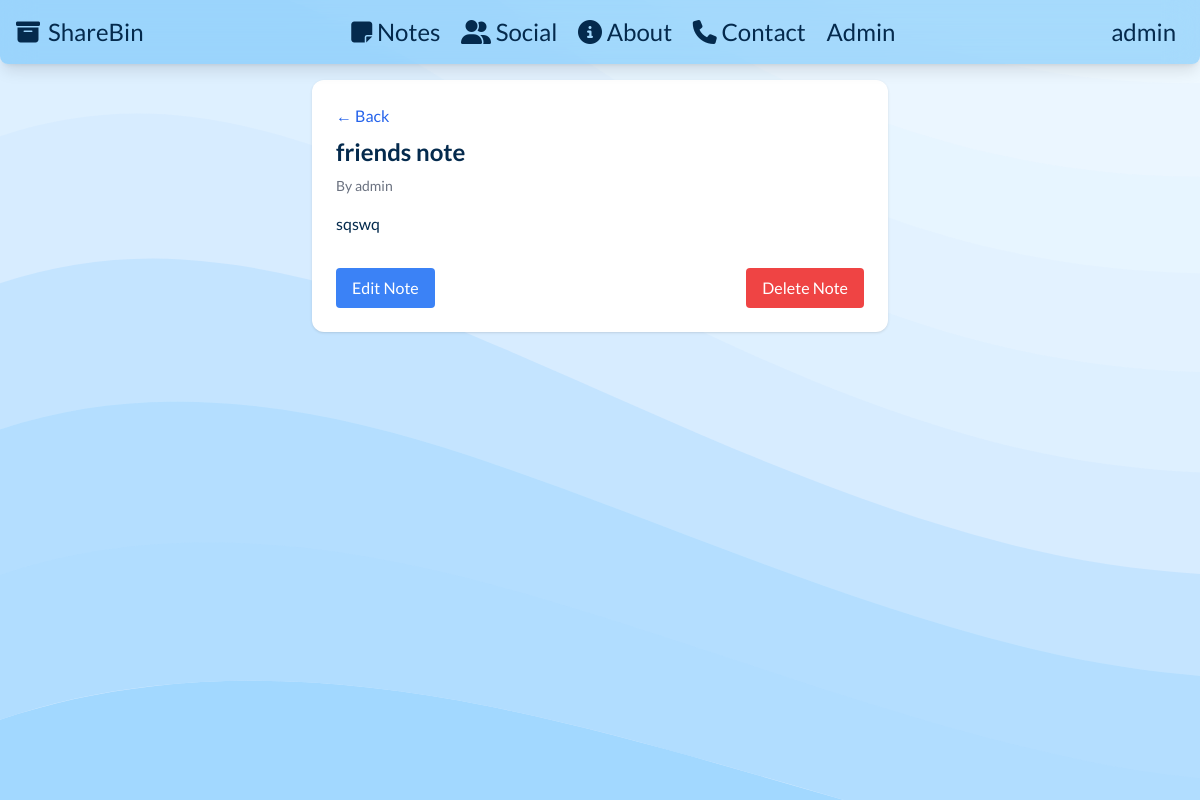
Screenshot of /note/1 (signed in) with the database file from the repository.
### tables this page shows
CREATE TABLE users (
            id INTEGER PRIMARY KEY AUTOINCREMENT,
            username TEXT,
            password TEXT,
            email TEXT,
            created_at TIMESTAMP DEFAULT CURRENT_TIMESTAMP
        );

CREATE TABLE notes (
            id INTEGER PRIMARY KEY AUTOINCREMENT,
            user TEXT,
            title TEXT,
            content TEXT,
            is_private INTEGER,
            visibility TEXT CHECK(visibility IN ('public', 'private', 'friends')),
            file_path TEXT,
            created_at TIMESTAMP DEFAULT CURRENT_TIMESTAMP
        );

### app.py (the view, shortened to what this page needs)
@app.route('/note/<int:note_id>', methods=['GET', 'POST'])
def view_note(note_id):
    conn = get_db()
    c = conn.cursor()
    c.execute("""
        SELECT n.id, n.user, n.title, n.content, n.is_private, n.visibility, n.file_path,
               n.created_at, u.username
        FROM notes n
        JOIN users u ON n.user = u.id
        WHERE n.id = ?
    """, (note_id,))
    note = c.fetchone()
    conn.close()
    user = session.get('username')
    user_id = session.get('user_id')
    if note is None:
        return "Note not found", 404
    return render_template('view_note.html', note=note, user=user, user_id=user_id)

### app.py (called while the page is built)
def get_db():
    conn = sqlite3.connect(DATABASE)
    return conn

### templates/view_note.html (shortened to what this page needs)
{% extends "base.html" %} {% block content %}
<div class="max-w-xl mx-auto bg-white p-6 rounded-xl shadow">
  <a href="/notes" class="text-blue-600 hover:underline mb-2 inline-block"
    >← Back</a
  >
  <h2 class="text-2xl font-bold mb-2">{{ note[2] }}</h2>
  <p class="text-sm text-gray-500 mb-4">By {{ note[8] }}</p>
  <div class="prose max-w-none">{{ note[3]|safe }}</div>
  {% if user == note[8] %}
  <div class="mt-4 flex flex-row justify-between">
    <a
      href="/note/{{ note[0] }}/edit"
      class="bg-blue-500 text-white px-4 py-2 rounded hover:bg-blue-600 mt-4 inline-block"
      >Edit Note</a
    >
    <form method="post" class="mt-4">
      <button
        type="submit"
        name="delete"
        class="bg-red-500 text-white px-4 py-2 rounded hover:bg-red-600"
      >
        Delete Note
      </button>
    </form>
  </div>
  {% endif %}
</div>
{% endblock %}

### templates/base.html (shortened to what this page needs)
<!DOCTYPE html>
<html>
  <head>
    <script src="https://cdn.tailwindcss.com"></script>
  </head>
  <body
    class="font-[lato] text-congress-blue-950 bg-congress-blue-100 scroll-smooth"
  >
    <header>
      <nav
        class="bg-congress-blue-500/30 backdrop-blur-lg rounded-b-lg shadow-lg p-4 flex flex-row w-full fixed top-0 z-50"
      >
        <div class="container justify-start text-2xl w-fit">
          <a
            href="/"
            class="flex items-center hover:text-gray-200 hover:text-shadow-lg transition-all duration-150 ease-in-out w-fit"
          >
            <i class="fa-solid fa-box-archive pr-2"></i>
            <h1 class="text-2xl">ShareBin</h1>
          </a>
        </div>
        <div class="container justify-center text-2xl w-fit mx-auto">
          <a
            href="/notes"
            class="p-2 hover:text-gray-200 transition-all duration-150 ease-in-out w-fit"
            ><i class="fa fa-sticky-note"></i> Notes</a
          >
          <a
            href="/social"
            class="p-2 hover:text-gray-200 transition-all duration-150 ease-in-out w-fit"
          >
            <i class="fa-solid fa-user-group"></i> Social</a
          >
          <a
            href="/about"
            class="p-2 hover:text-gray-200 transition-all duration-150 ease-in-out w-fit"
            ><i class="fa-solid fa-circle-info"></i> About</a
          >
          <a
            href="/contact"
            class="p-2 hover:text-gray-200 transition-all duration-150 ease-in-out w-fit"
          >
            <i class="fa-solid fa-phone"></i> Contact</a
          >
          {% if user == "admin" %}
          <a
            href="/admin"
            class="p-2 hover:text-gray-200 transition-all duration-150 ease-in-out w-fit"
            >Admin</a
          >
          {% endif %}
        </div>
        <div class="container justify-end text-2xl w-fit">
          {% if user %}
          <a
            href="/profile"
            class="p-2 hover:text-gray-200 transition-all duration-150 ease-in-out w-fit"
            >{{ user }}</a
          >
          {% else %}
          <a
            href="/login"
            class="p-2 hover:text-gray-200 transition-all duration-150 ease-in-out w-fit"
            >Log In <span aria-hidden="true">&rarr;</span></a
          >
          {% endif %}
        </div>
      </nav>
    </header>
    <section
      class="w-full min-h-fit h-screen pt-[10vh] bg-custom-pattern bg-cover bg-repeat-y bg-fixed"
    >
      {% block content %}{% endblock %}
    </section>
  </body>
</html>

### rows the page displays
users: username "admin"
notes: title "friends note", content "sqswq"
